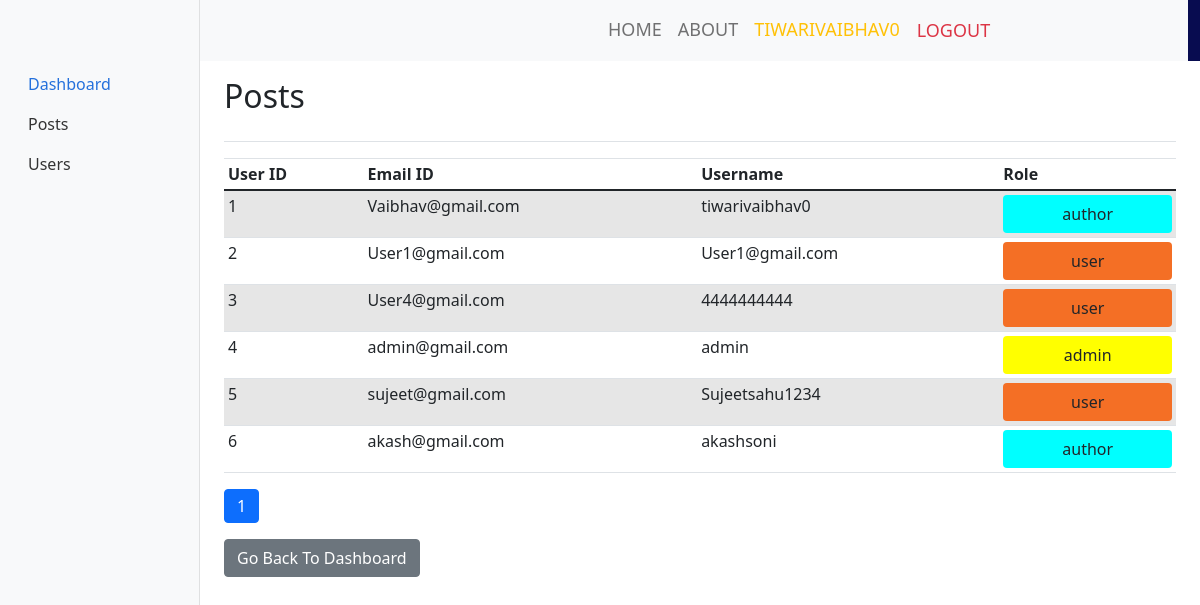
Page /users.php (signed in) on the committed database.
### tables this page shows
CREATE TABLE `User` (
  `user_id` int UNSIGNED NOT NULL,
  `fname` varchar(100) NOT NULL,
  `lname` varchar(100) NOT NULL,
  `email` varchar(100) NOT NULL,
  `username` varchar(60) NOT NULL,
  `mobile` varchar(50) NOT NULL,
  `city` varchar(60) NOT NULL,
  `country` varchar(60) DEFAULT NULL,
  `pin` int NOT NULL,
  `password` varchar(60) NOT NULL,
  `user_type` enum('user','admin','author') DEFAULT NULL,
  `picture` varchar(500) DEFAULT NULL
);

### users.php (the view, shortened to what this page needs)
<?php
include 'connection.php';
if (!isset($_SESSION['user']) || $_SESSION['admin'] == 0) {
?>
  <p>ACCESS DENIED!</p>
<?php } else { ?>
  <head>
    <link href="/css/bootstrap.min.css" rel="stylesheet">
    <link rel="stylesheet" href="https://cdn.jsdelivr.net/npm/bootstrap-icons@1.3.0/font/bootstrap-icons.css">
    <link rel="stylesheet" type="text/css" href="css/bootstrap.min.css">
    <link rel="stylesheet" type="text/css" href="css/style.css">
    <link rel="stylesheet" href="css/responsive.css">
    <link rel="stylesheet" href="css/jquery.mCustomScrollbar.min.css">
    <link rel="stylesheet" href="https://netdna.bootstrapcdn.com/font-awesome/4.0.3/css/font-awesome.css">
    <link rel="stylesheet" href="css/owl.carousel.min.css">
    <link rel="stylesheet" href="https://cdnjs.cloudflare.com/ajax/libs/fancybox/2.1.5/jquery.fancybox.min.css" media="screen">
    <link href="dashboard.css" rel="stylesheet">
    <link href="https://cdn.jsdelivr.net/npm/bootstrap@5.0.2/dist/css/bootstrap.min.css" rel="stylesheet">
  </head>
  <body>
    <div class="header_section">
      <div class="container-fluid header_main">
        <nav class="navbar navbar-expand-lg navbar-light bg-light">
          <a class="logo" href="index.php"><img src="https://revenuearchitects.com/wp-content/uploads/2017/02/Blog_pic.png" height="80%" width="30%"></a>
          <div class="collapse navbar-collapse " id="navbarSupportedContent" style="justify-content:end">
            <ul class="navbar-nav mr-auto justify-content-end">
              <li class="nav-item">
                <a class="nav-link" href="index.php">Home</a>
              </li>
              <li class="nav-item">
                <a class="nav-link" href="#">About</a>
              </li>
              <li class="nav-item">
                <?php
                if (!isset($_SESSION['username'])) { ?>
                  <a class="nav-link" href="login.php">Login</a>
                <?php
                } else { ?>
                  <a class="nav-link text-warning" href="#"><?php echo ($_SESSION['username']); ?></a>
                <?php }
                if (isset($_SESSION['username'])) {   ?>
              <li class="nav-item">
                <a href="logout.php" class="nav-link btn btn-lg text-danger">
                  <span class="glyphicon glyphicon-log-out "></span> Logout
                </a>
              </li>
            <?php  }
            ?>
            </li>
            </ul>
          </div>
        </nav>
      </div>
    </div>
    <br><br>
    <div class="container-fluid">
      <div class="row">
        <nav id="sidebarMenu" class="col-md-3 col-lg-2 d-md-block bg-light sidebar collapse">
          <div class="position-sticky pt-3">
            <ul class="nav flex-column">
              <li class="nav-item">
                <a class="nav-link active" aria-current="page" href="dashboard.php">
                  Dashboard
                </a>
              </li>
              <li class="nav-item" id="Orders">
                <a class="nav-link" href="posts.php">
                  <span>Posts</span>
                </a>
              </li>
              <li class="nav-item" id="Users">
                <a class="nav-link" href="users.php">
                  <span>Users</span>
                </a>
              </li>
            </ul>
        </nav>
        <main class="col-md-9 ms-sm-auto col-lg-10 px-md-4">
          <div class="d-flex justify-content-between flex-wrap flex-md-nowrap align-items-center pt-3 pb-2 mb-3 border-bottom">
            <h1 class="h2">Posts</h1>
          </div>
          <div class="table-responsive">
            <table class="table table-striped table-sm">
              <thead>
                <tr>
                  <th scope="col">User ID</th>
                  <th scope="col">Email ID</th>
                  <th scope="col">Username</th>
                  <th scope="col">Role</th>
                </tr>
              </thead>
              <tbody>
                <?php
                try {
                  $sql = "SELECT *
                       from User order by user_id";
                  $res = $conn->query($sql);
                  $rowss = $res->fetchAll(PDO::FETCH_ASSOC);
                  $total = count($rowss);
                  $limit = 10;
                  if (isset($_GET['page']))
                    $page = $_GET['page'];
                  else
                    $page = 1;
                  $start = ($page - 1) * $limit;
                  $pages = ceil($total / $limit);
                  $sql = "SELECT *
              from User order by user_id LIMIT $start,$limit";
                  $res = $conn->query($sql);
                  $rows = $res->fetchAll(PDO::FETCH_ASSOC);
                  foreach ($rows as $key => $val) {     ?>
                    <tr>
                      <td><?php echo ($val['user_id']); ?></td>
                      <td><?php echo ($val['email']); ?></td>
                      <td><?php echo ($val['username']); ?></td>
                      <?php if ($val['user_type'] == "user") { ?>
                        <td class=""><button class="btn  changeStatus" data-bs-toggle="modal" data-bs-target="#exampleModal" id="<?php echo ($val['user_id']); ?>" style="background-color:#F46F25; width:100%"><?php echo ($val['user_type']); ?></button></td>
                      <?php } else if ($val['user_type'] == "author") { ?>
                        <td class=""><button class="btn changeStatus" data-bs-toggle="modal" data-bs-target="#exampleModal" id="<?php echo ($val['user_id']); ?>" style="background-color:Cyan; width:100%"><?php echo ($val['user_type']); ?></button></td>
                      <?php } else { ?>
                        <td class=""><button class="btn changeStatus" data-bs-toggle="modal" data-bs-target="#exampleModal" id="<?php echo ($val['user_id']); ?>" style="background-color:yellow;width:100%"><?php echo ($val['user_type']); ?></button></td>
                      <?php  } ?>
                    </tr>
                <?php
                  }
                } catch (PDOException $e) {
                  echo "Connection failed: " . $e->getMessage();
                }
                ?>
              </tbody>
          </div>
          <nav aria-label="Page navigation example">
            <ul class="pagination">
              <?php for ($i = 1; $i <= $pages; $i++) {
                if ($i == $page) { ?>
                  <li class="page-item active"><a class="page-link" href="?page=<?php echo ($i); ?>"><?php echo ($i); ?></a></li>
                <?php    } else { ?>
                  <li class="page-item "><a class="page-link" href="?page=<?php echo ($i); ?>"><?php echo ($i); ?></a></li>
                <?php    } ?>
              <?php } ?>
            </ul>
          </nav>
          <a id="dashboard" href="dashboard.php" class="btn btn-secondary">Go Back To Dashboard</a>
      </div>
    </div>
  </body>
  </html>
<?php }
?>

### css/style.css (style rules this page uses)
* { box-sizing: border-box !important; transition: ease all 0.5s; }
body { color: #666666; font-size: 14px; font-family: Poppins; line-height: 1.80857; font-weight: normal; overflow-x: hidden; }
a { color: #1f1f1f; text-decoration: none !important; outline: none !important; -webkit-transition: all .3s ease-in-out; -moz-transition: all .3s ease-in-out; -ms-transition: all .3s ease-in-out; -o-transition: all .3s ease-in-out; transition: all .3s ease-in-out; }
h1, h2, h3, h4, h5, h6 { letter-spacing: 0; font-weight: normal; position: relative; padding: 0 0 10px 0; font-weight: normal; line-height: normal; color: #111111; margin: 0 }
h1 { font-size: 24px }
*, *::after, *::before { -webkit-box-sizing: border-box; -moz-box-sizing: border-box; box-sizing: border-box; }
ul, li, ol { margin: 0px; padding: 0px; list-style: none; }
a { color: #222222; text-decoration: none; outline: none !important; }
a, .btn { text-decoration: none !important; outline: none !important; -webkit-transition: all .3s ease-in-out; -moz-transition: all .3s ease-in-out; -ms-transition: all .3s ease-in-out; -o-transition: all .3s ease-in-out; transition: all .3s ease-in-out; }
button { border: 0; margin: 0; padding: 0; cursor: pointer; }
.bg-light { background-color: transparent!important; }
.header_section { background-image: url(../images/banner-bg.png); height: auto; background-size: 100%; width: 100%; float: left; height: auto; background-size: 100%; background-repeat: no-repeat; }
.header_main { background: linear-gradient(45deg, transparent 46%, #080c50 46%); }
.logo { width: 50%; float: left; }
.navbar-expand-lg .navbar-nav .nav-link { padding-right: 15px; padding-left: 15px; font-size: 18px; color: #f8f9fa; text-transform: uppercase; }

### dashboard.css (style rules this page uses)
body { font-size: .875rem; }
.sidebar { position: fixed; top: 0; bottom: 0; left: 0; z-index: 100; padding: 48px 0 0; box-shadow: inset -1px 0 0 rgba(0, 0, 0, .1); }
.sidebar .nav-link { font-weight: 500; color: #333; }
.sidebar .nav-link.active { color: #2470dc; }

### rows in the picture
user: user_id "1", email "Vaibhav@gmail.com", username "tiwarivaibhav0", user_type "author"
user: user_id "2", email "User1@gmail.com", username "User1@gmail.com", user_type "user"
user: user_id "3", email "User4@gmail.com", username "4444444444", user_type "user"
user: user_id "4", email "admin@gmail.com", username "admin", user_type "admin"
user: user_id "5", email "sujeet@gmail.com", username "Sujeetsahu1234", user_type "user"
user: user_id "6", email "akash@gmail.com", username "akashsoni", user_type "author"

### other values in the picture
$_SESSION['username'] "TIWARIVAIBHAV0"
